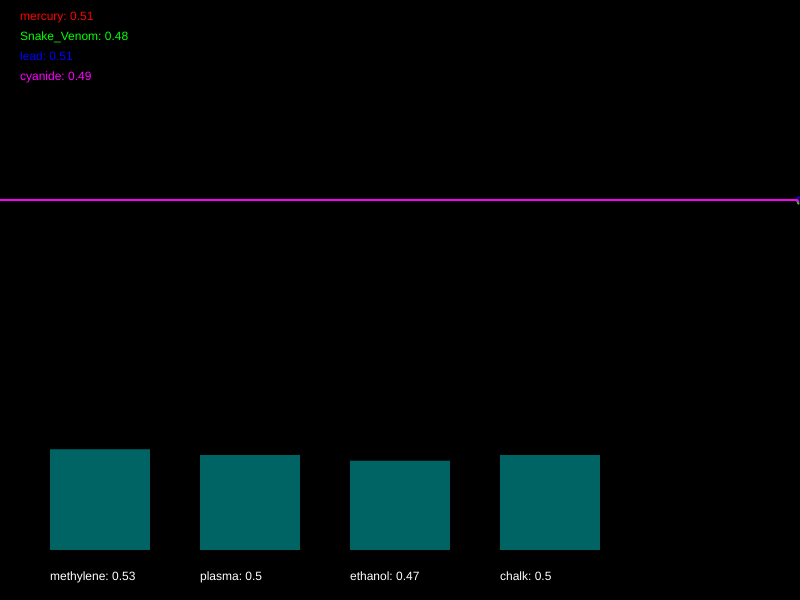
Frame 1 (no input)
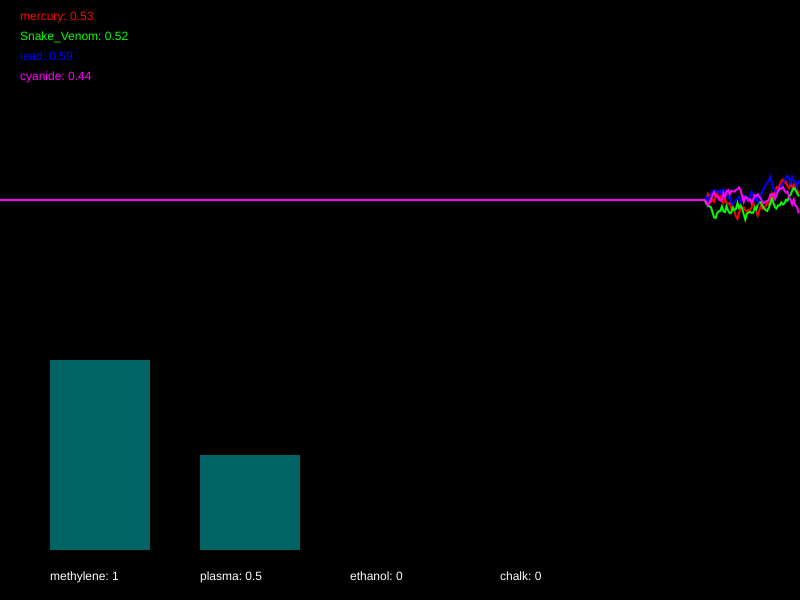
Frame 60 (no input)
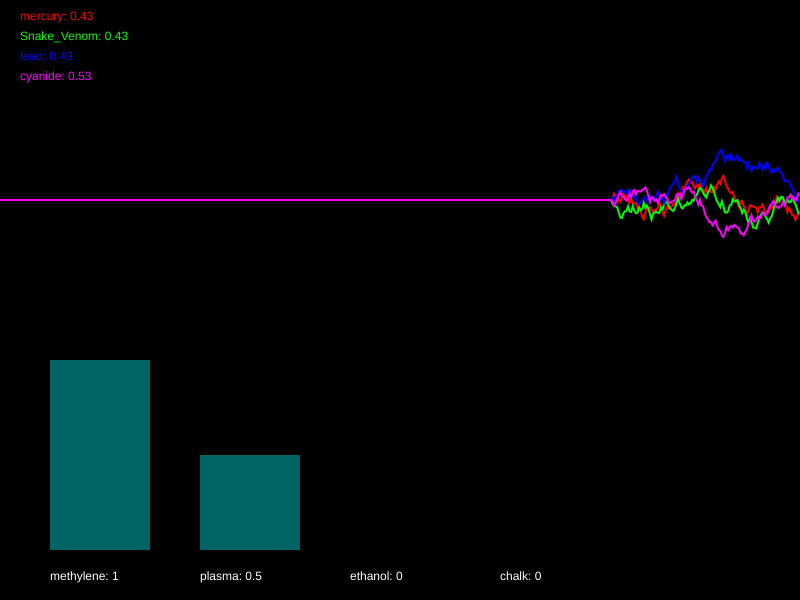
Frame 120 (the mouse pressed at the canvas centre since frame 60)

The p5.js sketch that drew these frames (run headless with seeded random() and noise() and a simulated clock; from frame 60 on, the mouse is pressed at the canvas centre):

// p5.js sketch
// ── sketch.js
/*

Officer: 6680513
CaseNum: 401-1-10792091-6680513

Case 401 - The Case of Norbert's Weiner Stand
Stage 2 - Toxic Burrito

Norbert is at it again. This time he’s set up a burrito stall and is lacing burritos with his foul toxin. The chaos is spreading. People are dropping like flies and burrito sales have fallen through the floor. To make matters worse it seems Norbert has cottoned on to our methods and has upped the complexity of his poison. You’ll find the antidote harder to develop this time. So kid, head down to the lab and get working.

You must develop the antidote by using conditional statements in the draw loop to do the following:

	- If cyanide dips below 0.73 or mercury dips below 0.33, try decreasing methylene by 0.02
	- When lead goes above 0.29, increase methylene by 0.05
	- If Snake_Venom goes above 0.62 or cyanide goes above 0.6, decrement plasma by 0.04
	- When mercury goes above 0.75, raise plasma by 0.01
	- When Snake_Venom goes above 0.45, decrement ethanol by 0.03
	- If cyanide dips below 0.67 and mercury dips below 0.34, increment ethanol by 0.03
	- When mercury dips below 0.63, try decreasing chalk by 0.03
	- If Snake_Venom goes above 0.49, increase chalk by 0.03


Your conditional statements should consider the following poisons:

	- mercury
	- Snake_Venom
	- lead
	- cyanide


Your conditional statements should modify the following antidotes:

	- methylene
	- plasma
	- ethanol
	- chalk


- There are many ways to complete this task but you should only use the following commands and operators:

	if(){}
	>
	<
	&&
	||
	+=
	-=

*/

//Declare the poison variables
var mercury;
var Snake_Venom;
var lead;
var cyanide;


//Declare the antidote variables
var methylene;
var plasma;
var ethanol;
var chalk;


//This variable is used for drawing the graph
var graphs;


function setup()
{

	createCanvas(800,600);
	strokeWeight(2);

	//initialise the poisons and antidotes
	mercury = 0.5;
	Snake_Venom = 0.5;
	lead = 0.5;
	cyanide = 0.5;
	methylene = 0.5;
	plasma = 0.5;
	ethanol = 0.5;
	chalk = 0.5;


	//fills the graph with empty values
	graphs = [];

	for(var i = 0; i < 4; i++)
	{
		graphs.push([]);
		for(var j = 0; j < 512; j++)
		{
			graphs[i].push(0.5);
		}
	}

}

function draw()
{

	//Develop the antidote below
	//Write conditional statements to change the amount of each substance ...
	// - If cyanide dips below 0.73 or mercury dips below 0.33, try decreasing methylene by 0.02
	// - When lead goes above 0.29, increase methylene by 0.05
	// - If Snake_Venom goes above 0.62 or cyanide goes above 0.6, decrement plasma by 0.04
	// - When mercury goes above 0.75, raise plasma by 0.01
	// - When Snake_Venom goes above 0.45, decrement ethanol by 0.03
	// - If cyanide dips below 0.67 and mercury dips below 0.34, increment ethanol by 0.03
	// - When mercury dips below 0.63, try decreasing chalk by 0.03
	// - If Snake_Venom goes above 0.49, increase chalk by 0.03

	if(cyanide < 0.73 || mercury < 0.33){
		methylene -= 0.02;
	}

	if(lead > 0.29){
		methylene += 0.05;
	}

	if(Snake_Venom > 0.62 || cyanide > 0.6){
		plasma -= 0.04;
	}

	if(mercury > 0.75){
		plasma += 0.01;
	}

	if(Snake_Venom > 0.45){
		ethanol -= 0.03;
	}

	if(cyanide < 0.67 && mercury < 0.34){
		ethanol += 0.03;
	}

	if(mercury < 0.63){
		chalk -= 0.03;
	}

	if(Snake_Venom > 0.49){
		chalk += 0.03;
	}



	//////////////////////////////////////////////////////

	//the code below generates new values using random numbers

	/*
		For testing, you might want to temporarily comment out
		these lines and set the same variables to constant values
		instead.
	*/

	mercury = nextValue(graphs[0],mercury);
	Snake_Venom = nextValue(graphs[1],Snake_Venom);
	lead = nextValue(graphs[2],lead);
	cyanide = nextValue(graphs[3],cyanide);


	methylene = constrain(methylene, 0, 1);
	plasma = constrain(plasma, 0, 1);
	ethanol = constrain(ethanol, 0, 1);
	chalk = constrain(chalk, 0, 1);


	///////// DO NOT CHANGE THE CODE BELOW ///////////

	//drawing code

	// set background
	background(0);
	noFill();

	//draw the graphs for the vitals
	var colors = [
	color(255, 0, 0),
	color(0, 255, 0),
	color(0, 0, 255),
	color(255, 0, 255),
	color(255, 255, 0),
	color(0, 255, 255)
	];

	for(var i = 0; i < graphs.length; i++)
	{
		stroke(colors[i]);
		drawGraph(graphs[i]);
	}

	//draw the poisons as text
	noStroke();
	fill(colors[0]);
	text('mercury: ' + nf(mercury,1,2), 20,20);
	fill(colors[1]);
	text('Snake_Venom: ' + nf(Snake_Venom,1,2), 20,40);
	fill(colors[2]);
	text('lead: ' + nf(lead,1,2), 20,60);
	fill(colors[3]);
	text('cyanide: ' + nf(cyanide,1,2), 20,80);


	//draw the antidotes bar chart
	drawBar(methylene,50,'methylene');
	drawBar(plasma,200,'plasma');
	drawBar(ethanol,350,'ethanol');
	drawBar(chalk,500,'chalk');


}

function nextValue(graph, val)
{
	//gets the next value for a vital and puts it in an array for drawing
	var delta = random(-0.03,0.03);

	val += delta;
	if(val > 1 || val < 0)
	{
		delta *= -1;
		val += delta * 2;
	}

	graph.push(val)
	graph.shift();
	return val;
}

function drawGraph(graph)
{
	//draws an array as a graph
	beginShape();
	for(var i = 0; i < graph.length; i++)
	{
			vertex(width * i/512, height * 0.5 - graph[i]* height/3)
	}
	endShape();
}


function drawBar(val, x, name)
{
	//draws the bars for bar chart
    noStroke();
    fill(0,100,100);
	var mh = height * 0.4 - 50;
	rect(x,(height - 50) - val*mh, 100, val*mh);
    fill(255);
	text(name + ": " + val, x, height - 20);
}
